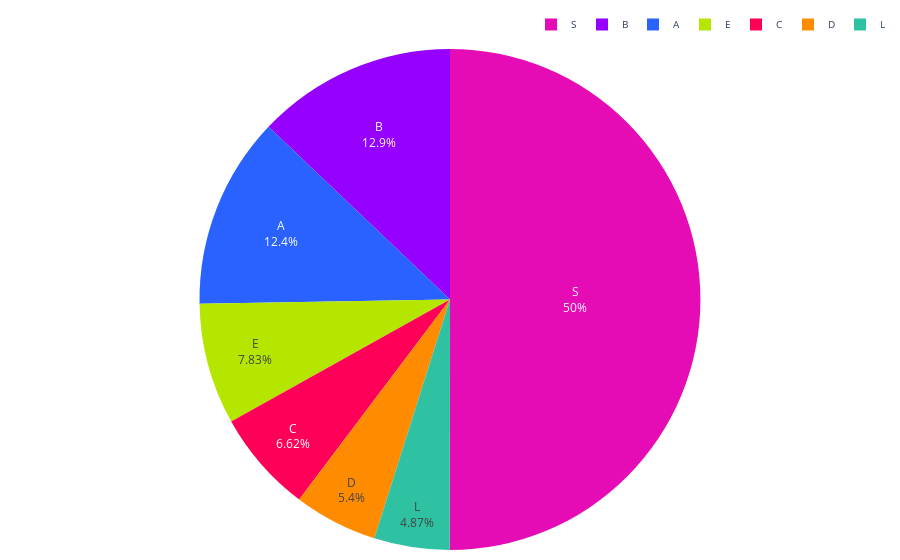

The notebook cell saved with this chart:
### Code cell
segmentos = resultados['segmento']
porcentajes_totales = resultados['porcentaje_del_total']

# Definir los colores por clase
colores = ['#2962ff', '#9500ff', '#ff0059', '#ff8c00', '#b4e600', '#2EC2A2','#E50CB6','#4225CF','#2CBA4D']

fig = go.Figure(data=[go.Pie(labels=segmentos, values=porcentajes_totales, marker=dict(colors=colores))])
fig.update_traces(textinfo='percent+label', textposition='inside')
fig.update_layout(
    yaxis=dict(
            # title='Rango de Edad', 
            gridcolor='#dddcda', # Color de las líneas que dividen los rangos del eje Y
        ),
        legend=dict(
            font_size=10,
            orientation='h',  # Orientación horizontal de la leyenda
            yanchor='bottom',  # Anclar al borde inferior
            y=1.02,  # Colocar la leyenda justo debajo del gráfico
            xanchor='right',
            x=1
            ),
        
        plot_bgcolor='rgba(0,0,0,0)',  # Color de fondo del gráfico
        margin=dict(l=10, r=10, t=10, b=10) # Ajusta los márgenes (left, right, top, bottom)
)

# Exportar gráfica como archivo HTML
def guardar_grafico_como_html(fig, nombre_archivo, carpeta='assets/graficas'):
    # Crear la carpeta si no existe
    if not os.path.exists(carpeta):
        os.makedirs(carpeta)
    
    # Gráfica como archivo HTML en la carpeta especificada
    pio.write_html(fig, f'{carpeta}/{nombre_archivo}.html')
    # pio.write_html(fig, f'{carpeta}/{nombre_archivo}.png')

guardar_grafico_como_html(fig, 'g_pie_dist_propiedades_segmento_2024', carpeta='assets/graficas')

fig.show()

### Figure 1 — Plotly figure (JSON) as saved in the notebook; plotly's stock layout.template omitted (floating-point values rounded to 4 significant figures)
{"data": [{"labels": ["A", "B", "C", "D", "E", "L", "S"], "marker": {"colors": ["#2962ff", "#9500ff", "#ff0059", "#ff8c00", "#b4e600", "#2EC2A2", "#E50CB6", "#4225CF", "#2CBA4D"]}, "textinfo": "percent+label", "textposition": "inside", "type": "pie", "values": [12.37, 12.9, 6.619, 5.402, 7.832, 4.866, 50.02]}], "layout": {"legend": {"font": {"size": 10}, "orientation": "h", "x": 1, "xanchor": "right", "y": 1.02, "yanchor": "bottom"}, "margin": {"b": 10, "l": 10, "r": 10, "t": 10}, "plot_bgcolor": "rgba(0,0,0,0)", "yaxis": {"gridcolor": "#dddcda"}}}
